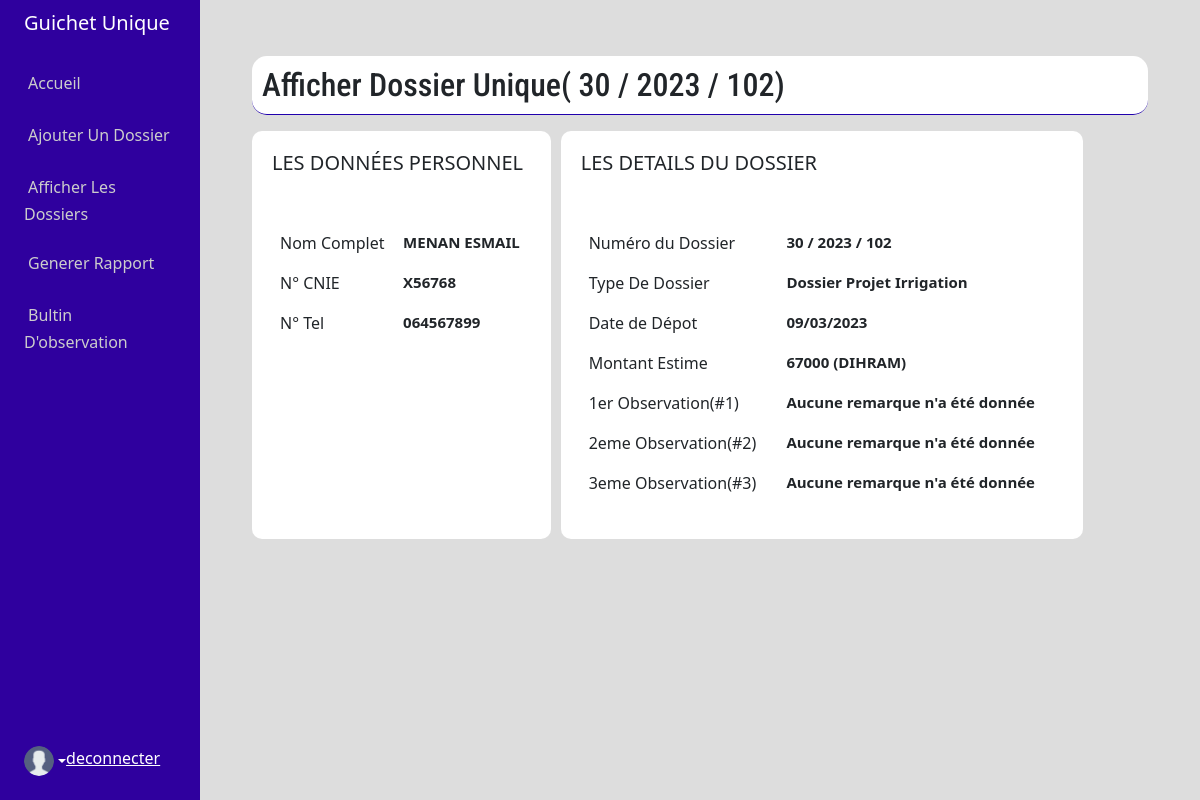
Page /singleDossier.php?id=5 on the committed database.
### tables this page shows
CREATE TABLE "dossier" (
	"id"	INTEGER NOT NULL PRIMARY KEY AUTOINCREMENT,
	"numdossier"	INTEGER NOT NULL,
	"anneedossier"	INTEGER NOT NULL,
	"codeVille"	NUMERIC NOT NULL DEFAULT 102,
	"cnie"	TEXT NOT NULL,
	"nom"	TEXT NOT NULL,
	"prenom"	TEXT NOT NULL,
	"tel"	TEXT NOT NULL,
	"type"	TEXT NOT NULL,
	"date"	TEXT NOT NULL,
	"montant"	INTEGER NOT NULL,
	"obs1"	TEXT,
	"obs2"	TEXT,
	"obs3"	TEXT,
	"typeInt"	INTEGER,
	"dateInsert"	TEXT
);

### app/Dossier.php (called while the page is built, shortened)
<?php
    class Dossier{
        private $pdo;
        public function __construct($pdo) {
            $this->pdo = $pdo;
        }
        public function fetchSingleByid($id){
            $stmt = $this->pdo->query("SELECT  * FROM dossier WHERE id='$id'");
                $row = $stmt->fetchAll(\PDO::FETCH_ASSOC);
                return $row;
        }
    }

### singleDossier.php (the view, shortened to what this page needs)
<?php
    include (__DIR__."/resource/header.php");
?>
    <?php
        $element = $_GET['id'];
        if(isset($element)){
            $pdo = ((new SQLiteConnection)->connect());
            $dossierObj = new Dossier($pdo);
            $dossierData = $dossierObj->fetchSingleByid($element);
    ?>
        <div class="container-fluid admin-pages">
    <?php include(__DIR__."/resource/sidebar.php"); ?>
        <div class="col py-3">
           <div class="detail_page p-4">
               <?php
                    foreach($dossierData as $x){
                        ?>
                             <h2 class="page-title m-3 detail_title">Afficher Dossier Unique(<?php echo "   ".$x['numdossier']." / ". $x['anneedossier']." / ".$x['codeVille'];           ?>)</h2>
                <div class="row m-3">
                            <div class="col-md-4 personal_details">
                                <h5>LES DONNÉES PERSONNEL</h5>
                                <br />
                                <table class="table table-borderless">
                                    <thead>
                                    <tr>
                                        <th></th>
                                        <th></th>
                                    </tr>
                                    </thead>
                                    <tbody>
                                    <tr>
                                        <td>Nom Complet</td>
                                        <td class="info"><?php echo $x['nom']." ". $x['prenom'];           ?></td>
                                    </tr>
                                    <tr>
                                        <td>N° CNIE</td>
                                        <td class="info"><?php echo $x['cnie']; ?></td>
                                    </tr>
                                    <tr>
                                        <td>N° Tel</td>
                                        <td class="info"><?php echo $x['tel']; ?></td>
                                    </tr>
                                    </tbody>
                                </table>
                            </div>
                            <div class="col-md-7 dossier_details">
                                <h5>LES DETAILS DU DOSSIER</h5>
                                <br />
                                <table class="table table-borderless">
                                    <thead>
                                    <tr>
                                        <th></th>
                                        <th></th>
                                    </tr>
                                    </thead>
                                    <tbody>
                                        <tr>
                                            <td>Numéro du Dossier</td>
                                            <td class="info"><?php echo "   ".$x['numdossier']." / ". $x['anneedossier']." / ".$x['codeVille'];   ?></td>
                                        </tr>
                                        <tr>
                                            <td>Type De Dossier</td>
                                            <td class="info"><?php echo $x['type']; ?></td>
                                        </tr>
                                        <tr>
                                            <td>Date de Dépot</td>
                                            <td class="info">
                                                <?php
                                                    $date=date_create($x['date']);
                                                    echo date_format($date,"d/m/Y");
                                                ?>
                                            </td>
                                        </tr>
                                        <tr>
                                            <td>Montant Estime</td>
                                            <td class="info"><?php echo $x['montant']; ?> (DIHRAM)</td>
                                        </tr>
                                        <tr>
                                            <td>1er Observation(#1)</td>
                                            <td class="info"><?php echo $obs1 = !($x['obs1'] == "")  ? $x['obs1'] :"Aucune remarque n'a été donnée"; ?></td>
                                        </tr>
                                        <tr>
                                            <td>2eme Observation(#2)</td>
                                            <td class="info"><?php echo $obs2 = !($x['obs2'] == "") ? $x['obs2'] :"Aucune remarque n'a été donnée"; ?> </td>
                                        </tr>
                                        <tr>
                                            <td>3eme Observation(#3)</td>
                                            <td class="info"><?php echo $obs2 = !($x['obs3'] == "") ? $x['obs3'] :"Aucune remarque n'a été donnée"; ?> </td>
                                        </tr>
                                    </tbody>
                                </table>
                            </div>
                        </div>
            </div>
        </div>
                        <?php
                    }
               ?>
    <?php
        }
    ?>

### public/css/app.css (style rules this page uses)
.admin-pages { background-color: #ddd; }
.detail_page .detail_title { background-color: #fff; padding: 10px; border-radius: 15px; font-family: "Roboto Condensed", sans-serif; border-bottom: 1px solid #2000ad; }
.detail_page .personal_details { background-color: #fff; padding: 20px; border-radius: 10px; margin-right: 10px; }
.detail_page .personal_details .info { font-size: 15px; font-weight: bold; }
.detail_page .dossier_details { background-color: #fff; padding: 20px; border-radius: 10px; }
.detail_page .dossier_details .info { font-size: 15px; font-weight: bold; }

### rows in the picture
dossier: numdossier "30", anneedossier "2023", codeVille "102", nom "MENAN", prenom "ESMAIL", cnie "X56768", tel "064567899", type "Dossier Projet Irrigation", date "09/03/2023", montant "67000", obs1 "Aucune remarque n'a été donnée", obs2 "Aucune remarque n'a été donnée", obs3 "Aucune remarque n'a été donnée"
